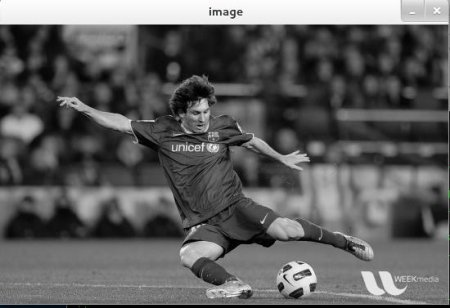
#> input picture messi5.jpg, 450 x 308 px, found by its file name
$ python hist_backproj.py
#> lines starting #> are read from the running program, lines starting #| are printed output that depends on the picture; after the words box and inside, x2 and y2 are one past the last pixel; in counts of white or black regions, pixels touching at a corner belong together
'''
Created on Jan 22, 2017

@author: aelsalla
'''

import cv2
import numpy as np
def show_img(name, img):
    cv2.imshow(name, img)
    cv2.waitKey(0)


# Original image
img = cv2.imread('..\\messi5.jpg')
#> img is the input picture: shape (308, 450, 3); mean B, G, R 94.7, 94.7, 94.6

import cv2
import numpy as np

target = img
hsvt = cv2.cvtColor(target,cv2.COLOR_BGR2HSV)
#> hsvt: shape (308, 450, 3); mean H, S, V 0.9, 0.5, 94.7
show_img('orig', target)

roi = target[100:150, 100:150, :]
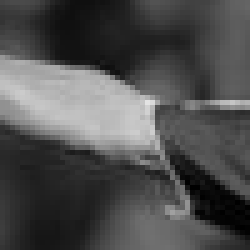
#> roi: shape (50, 50, 3) (shown 5 times larger); min 0, max 227, mean 78.6
show_img('ROI', roi)
hsv = cv2.cvtColor(roi,cv2.COLOR_BGR2HSV)
#> hsv: shape (50, 50, 3); mean H, S, V 0, 0, 78.6


# calculating object histogram
roihist = cv2.calcHist([hsv],[0, 1], None, [180, 256], [0, 180, 0, 256] )
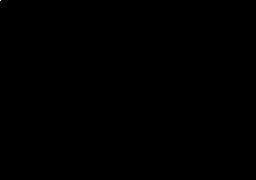
#> roihist: shape (180, 256) float32; values 0 (black) and 2500 (white), 0% white in thin lines or dots, all inside (x1, y1, x2, y2) = (0, 0, 1, 1)

# normalize histogram and apply backprojection
cv2.normalize(roihist,roihist,0,255,cv2.NORM_MINMAX)
dst = cv2.calcBackProject([hsvt],[0,1],roihist,[0,180,0,256],1)
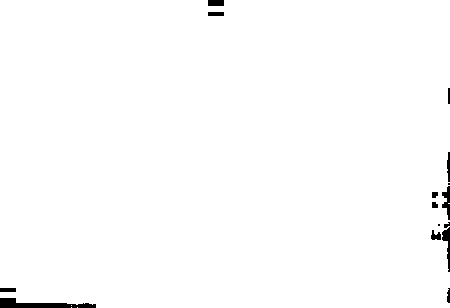
#> dst: shape (308, 450); 99% white; 15 black regions (2 under 20 px), largest, box (x1, y1, x2, y2) and area: (0, 298, 96, 308) 530, (442, 227, 450, 272) 158, (442, 186, 450, 220) 146

# Now convolute with circular disc
disc = cv2.getStructuringElement(cv2.MORPH_ELLIPSE,(5,5))
cv2.filter2D(dst,-1,disc,dst)
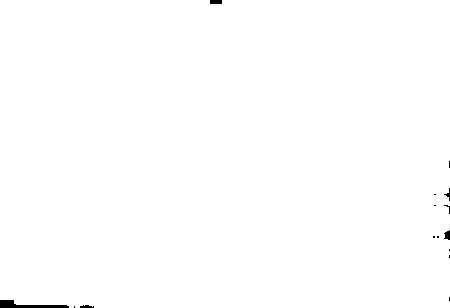
#> dst: shape (308, 450); 99.7% white; 15 black regions (10 under 20 px), largest, box (x1, y1, x2, y2) and area: (0, 300, 69, 308) 277, (210, 0, 222, 4) 48, (444, 230, 450, 240) 43, (80, 305, 94, 308) 32, (444, 188, 450, 201) 25

# threshold and binary AND
ret,thresh = cv2.threshold(dst,50,255,0)
thresh = cv2.merge((thresh,thresh,thresh))
res = cv2.bitwise_and(target,thresh)

res = np.vstack((target,thresh,res))
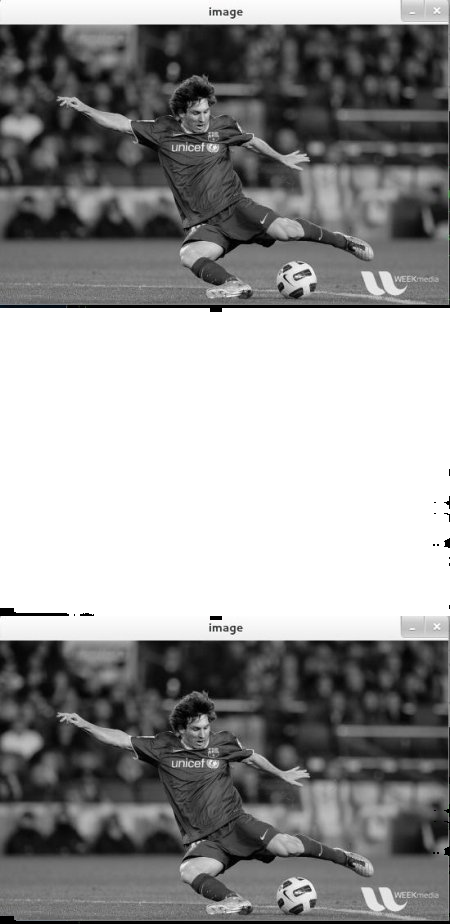
#> res: shape (924, 450, 3); mean B, G, R 147.7, 147.7, 147.7
show_img('segment', res)

$ run again, with dave.jpg copied over messi5.jpg
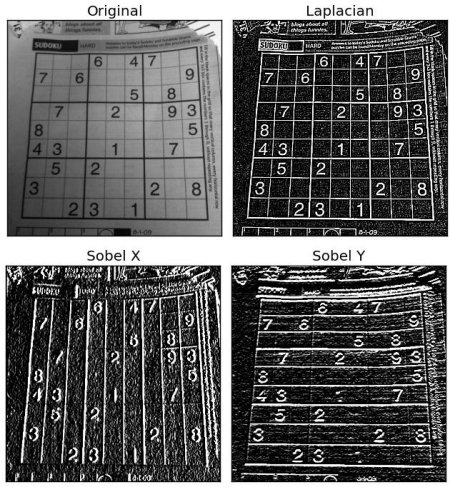
#> input picture dave.jpg, 450 x 487 px, found by its file name
#> img is the input picture: shape (487, 450, 3); min 0, max 255, mean 97.4
#> hsvt: shape (487, 450, 3); mean H, S, V 0, 0, 97.4
#> `roi = target[100:150, 100:150, :]`:
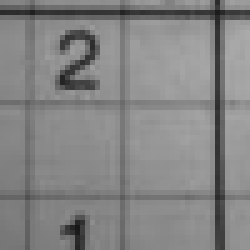
#> roi: shape (50, 50, 3) (shown 5 times larger); min 23, max 170, mean 132.4
#> hsv: shape (50, 50, 3); mean H, S, V 0, 0, 132.4
#> dst: shape (487, 450); every value is 255
#> thresh: shape (487, 450, 3); every value is 255
#> `res = np.vstack((target,thresh,res))`:
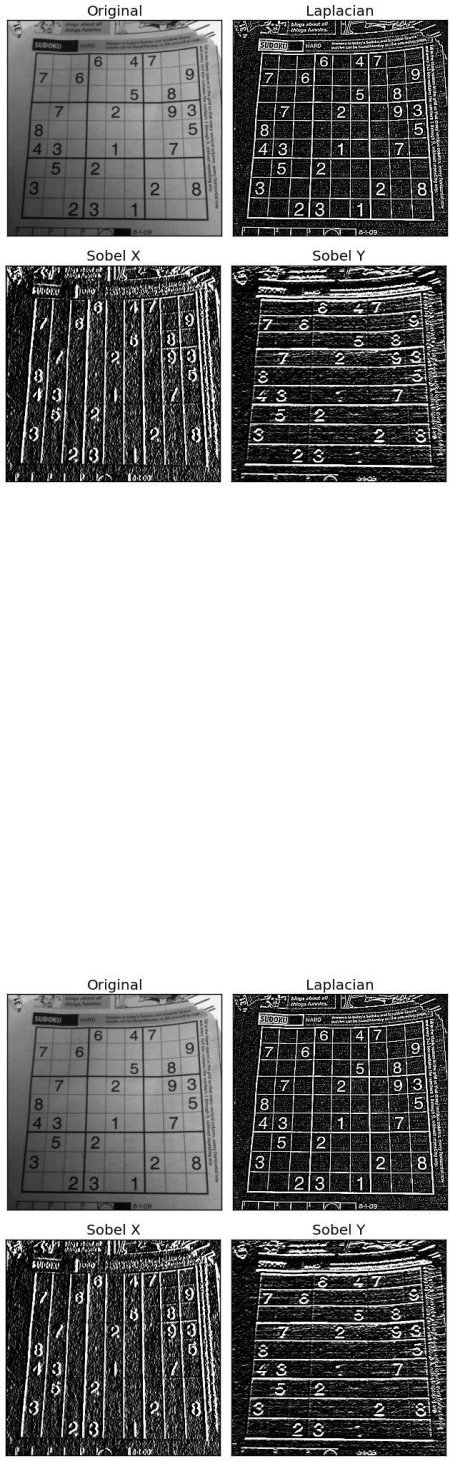
#> res: shape (1461, 450, 3); min 0, max 255, mean 149.9

$ run again, with left01.jpg copied over messi5.jpg
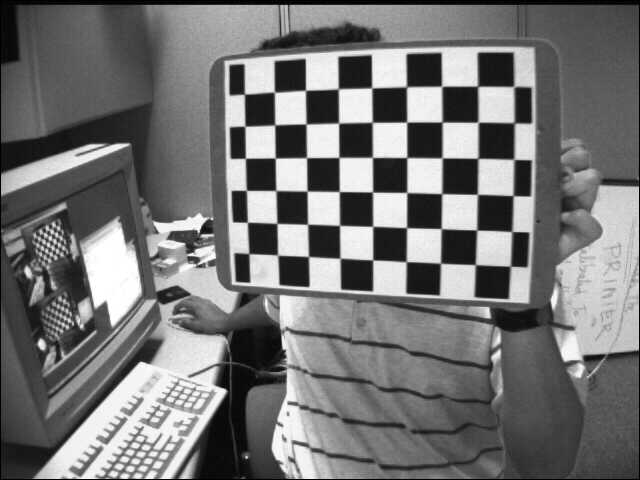
#> input picture left01.jpg, 640 x 480 px, found by its file name
#> img is the input picture: shape (480, 640, 3); min 0, max 255, mean 116.6
#> hsvt: shape (480, 640, 3); mean H, S, V 0, 0, 116.6
#> `roi = target[100:150, 100:150, :]`:
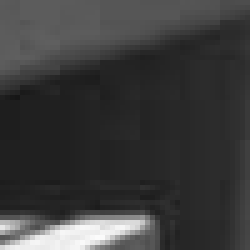
#> roi: shape (50, 50, 3) (shown 5 times larger); min 22, max 251, mean 59.7
#> hsv: shape (50, 50, 3); mean H, S, V 0, 0, 59.7
#> dst: shape (480, 640); every value is 255
#> thresh: shape (480, 640, 3); every value is 255
#> `res = np.vstack((target,thresh,res))`:
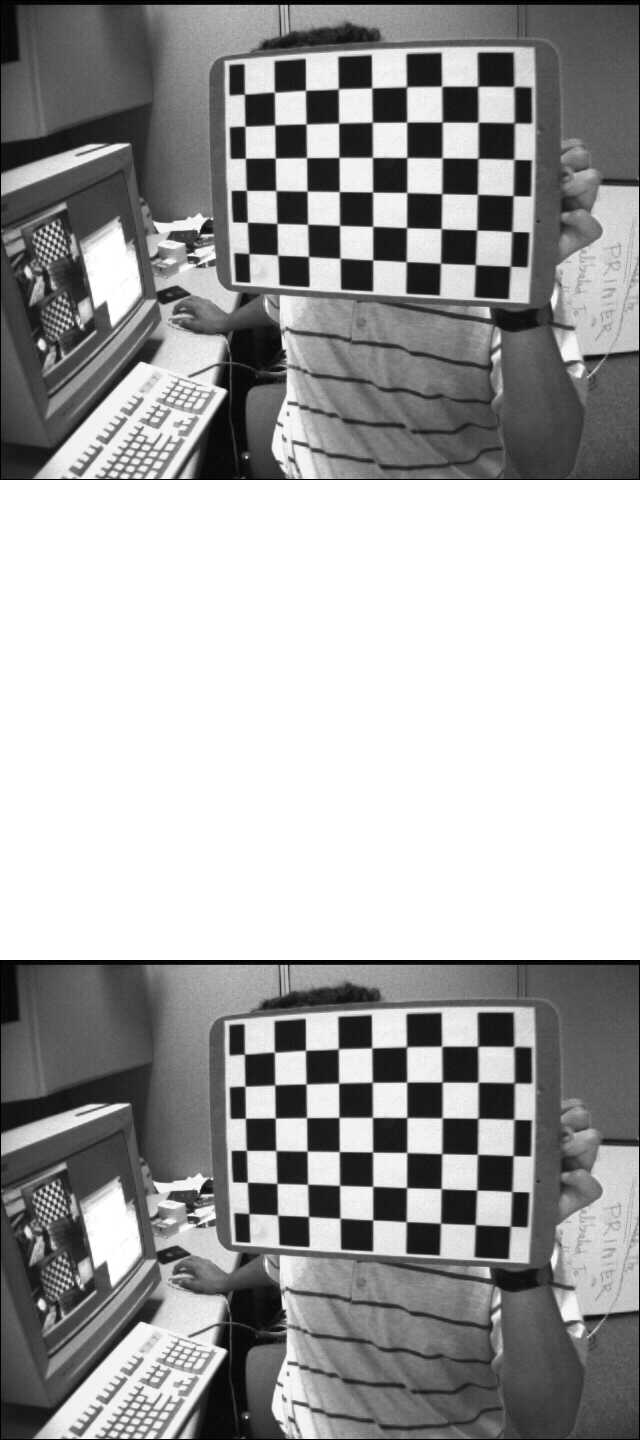
#> res: shape (1440, 640, 3); min 0, max 255, mean 162.7

$ run again, with left02.jpg copied over messi5.jpg
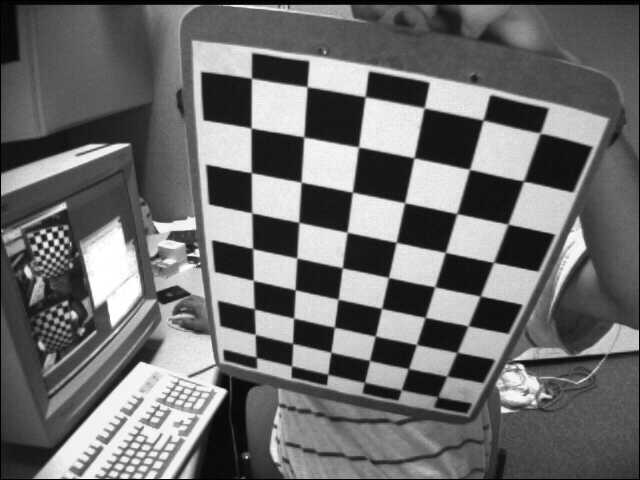
#> input picture left02.jpg, 640 x 480 px, found by its file name
#> img is the input picture: shape (480, 640, 3); min 0, max 255, mean 109
#> hsvt: shape (480, 640, 3); mean H, S, V 0, 0, 109
#> `roi = target[100:150, 100:150, :]`:
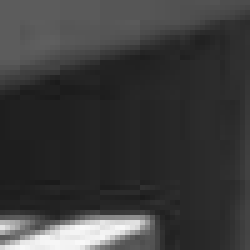
#> roi: shape (50, 50, 3) (shown 5 times larger); min 26, max 250, mean 59
#> hsv: shape (50, 50, 3); mean H, S, V 0, 0, 59
#> dst: shape (480, 640); every value is 255
#> thresh: shape (480, 640, 3); every value is 255
#> `res = np.vstack((target,thresh,res))`:
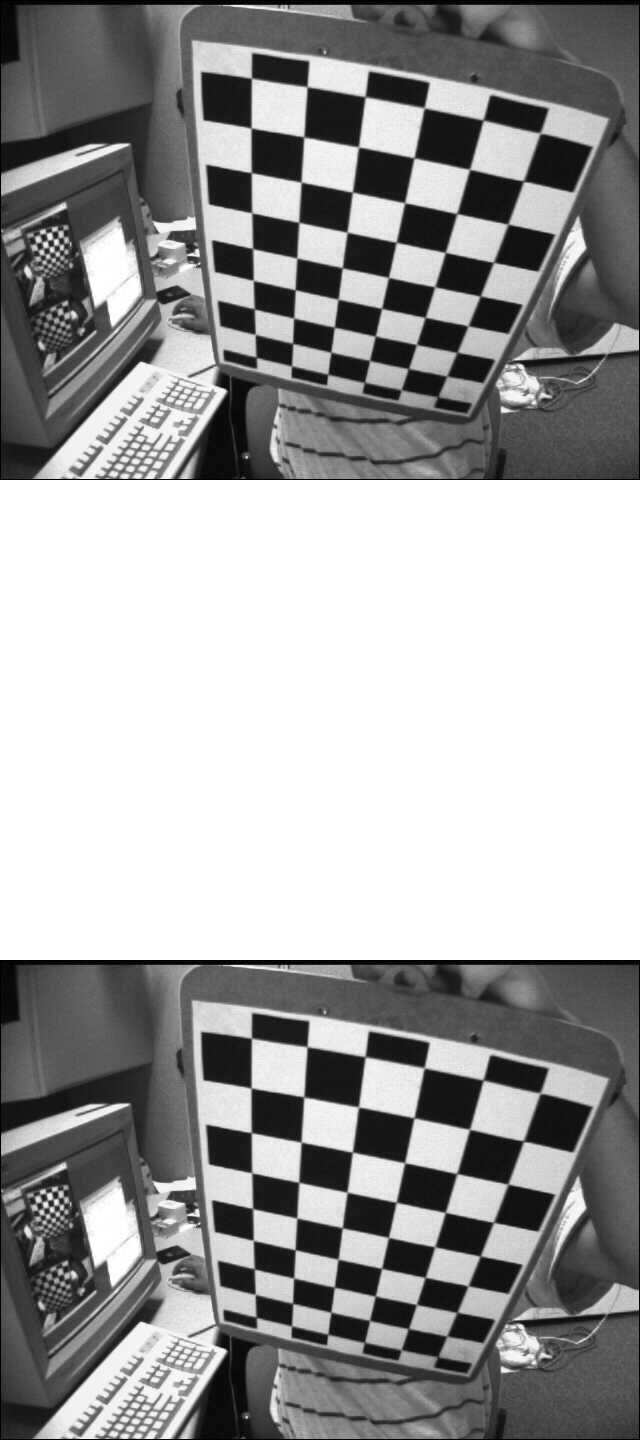
#> res: shape (1440, 640, 3); min 0, max 255, mean 157.7
